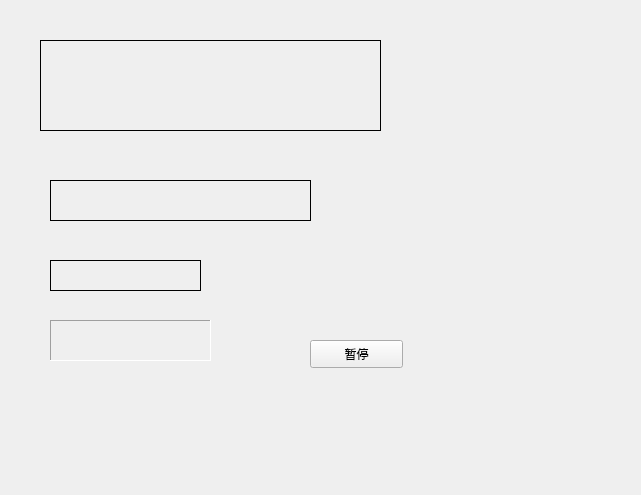
<?xml version="1.0" encoding="UTF-8"?>
<ui version="4.0">
 <class>Widget</class>
 <widget class="QWidget" name="Widget">
  <property name="geometry">
   <rect>
    <x>0</x>
    <y>0</y>
    <width>641</width>
    <height>495</height>
   </rect>
  </property>
  <property name="windowTitle">
   <string>Widget</string>
  </property>
  <widget class="myLabel" name="label">
   <property name="geometry">
    <rect>
     <x>40</x>
     <y>40</y>
     <width>341</width>
     <height>91</height>
    </rect>
   </property>
   <property name="frameShape">
    <enum>QFrame::Box</enum>
   </property>
   <property name="text">
    <string/>
   </property>
  </widget>
  <widget class="QLabel" name="label_2">
   <property name="geometry">
    <rect>
     <x>50</x>
     <y>180</y>
     <width>261</width>
     <height>41</height>
    </rect>
   </property>
   <property name="frameShape">
    <enum>QFrame::Panel</enum>
   </property>
   <property name="text">
    <string/>
   </property>
  </widget>
  <widget class="QLabel" name="label_3">
   <property name="geometry">
    <rect>
     <x>50</x>
     <y>260</y>
     <width>151</width>
     <height>31</height>
    </rect>
   </property>
   <property name="frameShape">
    <enum>QFrame::Panel</enum>
   </property>
   <property name="text">
    <string/>
   </property>
  </widget>
  <widget class="QLabel" name="label_4">
   <property name="geometry">
    <rect>
     <x>50</x>
     <y>320</y>
     <width>161</width>
     <height>41</height>
    </rect>
   </property>
   <property name="frameShape">
    <enum>QFrame::Panel</enum>
   </property>
   <property name="frameShadow">
    <enum>QFrame::Sunken</enum>
   </property>
   <property name="text">
    <string/>
   </property>
  </widget>
  <widget class="QPushButton" name="btn">
   <property name="geometry">
    <rect>
     <x>310</x>
     <y>340</y>
     <width>93</width>
     <height>28</height>
    </rect>
   </property>
   <property name="text">
    <string>暂停</string>
   </property>
  </widget>
 </widget>
 <layoutdefault spacing="6" margin="11"/>
 <customwidgets>
  <customwidget>
   <class>myLabel</class>
   <extends>QLabel</extends>
   <header>mylabel.h</header>
  </customwidget>
 </customwidgets>
 <resources/>
 <connections/>
</ui>
